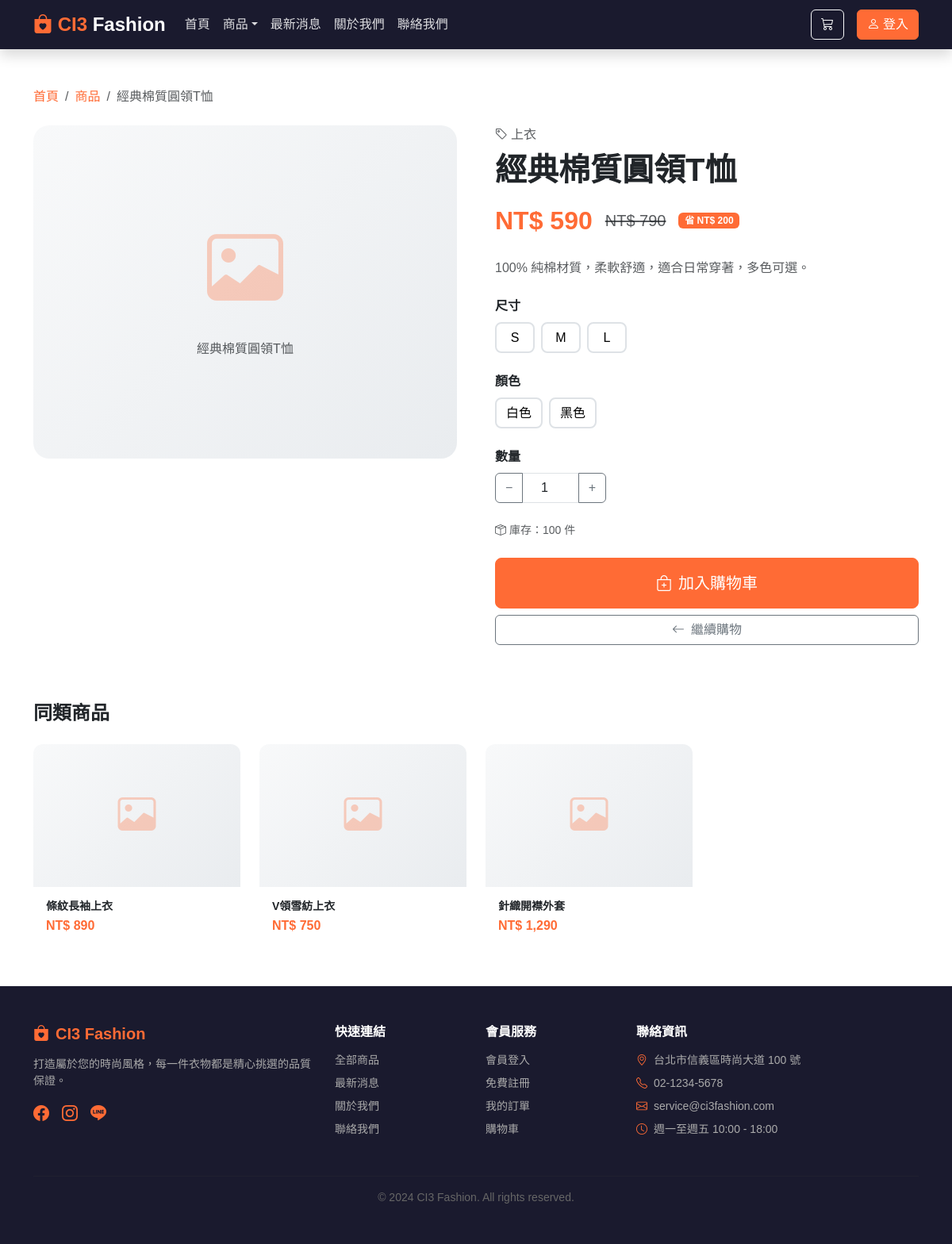
/products/1, run on the app's committed database.
### tables this page shows
CREATE TABLE `products` (
  `id`             int            NOT NULL AUTO_INCREMENT,
  `name`           varchar(255) NOT NULL COMMENT '商品名稱',
  `category_id`    int            NOT NULL COMMENT '所屬分類 ID（FK → categories.id）',
  `description`    text COMMENT '商品描述',
  `price`          decimal(10,2)  NOT NULL DEFAULT '0.00' COMMENT '現售價',
  `original_price` decimal(10,2)  DEFAULT NULL COMMENT '劃線原價（null 表示無折扣顯示）',
  `is_active`      tinyint(1)     DEFAULT '1' COMMENT '上架狀態：1=上架，0=下架',
  `is_featured`    tinyint(1)     DEFAULT '0' COMMENT '精選旗標：1=首頁精選顯示',
  `stock`          int            DEFAULT '0' COMMENT '總庫存數量',
  `created_at`     timestamp      NULL DEFAULT CURRENT_TIMESTAMP,
  PRIMARY KEY (`id`),
  KEY `category_id` (`category_id`),
  CONSTRAINT `products_ibfk_1` FOREIGN KEY (`category_id`) REFERENCES `categories` (`id`)
);

CREATE TABLE `categories` (
  `id`         int          NOT NULL AUTO_INCREMENT,
  `name`       varchar(100) NOT NULL COMMENT '分類顯示名稱',
  `slug`       varchar(100) NOT NULL COMMENT 'URL 識別名稱（英文小寫）',
  `sort_order` int          DEFAULT '0' COMMENT '排列順序，數字越小越前',
  PRIMARY KEY (`id`),
  UNIQUE KEY `slug` (`slug`)
);

### application/core/MY_Controller.php (called while the page is built, shortened)
<?php
class Front_Controller extends MY_Controller {
    public function __construct() {
        $this->load->model('Product_model');
        $this->load->model('Category_model');
    }
    protected function render($view, $data = []) {
        $cart = $this->session->userdata('cart') ?: [];
        $data['cart_count'] = array_sum(array_column($cart, 'quantity'));
        $data['member']     = $this->session->userdata('member');
        $data['categories'] = $this->Category_model->get_all();
        $this->load->view('layouts/header', $data);
        $this->load->view($view, $data);
        $this->load->view('layouts/footer', $data);
    }
}

### application/controllers/Front/Products.php (called while the page is built, shortened)
<?php
class Products extends Front_Controller {
    public function detail($id) {
        $product = $this->Product_model->get_by_id($id);
        $data['product']  = $product;
        $data['variants'] = $this->Product_model->get_variants($id);
        $data['related']  = $this->Product_model->get_active($product->category_id, 4);
        $this->render('frontend/products/detail', $data);
    }
}

### index.php (called while the page is built, shortened)
<?php
require_once BASEPATH.'core/CodeIgniter.php';

### application/models/Product_model.php (called while the page is built, shortened)
<?php
class Product_model extends CI_Model {
    public function get_active($category_id = null, $limit = null, $offset = 0) {
        $this->db->select('p.*, c.name as category_name')
                 ->from('products p')
                 ->join('categories c', 'c.id = p.category_id')
                 ->where('p.is_active', 1)
                 ->order_by('p.created_at', 'DESC');
        if ($category_id) $this->db->where('p.category_id', $category_id);
        if ($limit)       $this->db->limit($limit, $offset);
        return $this->db->get()->result();
    }
    public function get_by_id($id) {
        return $this->db->select('p.*, c.name as category_name')
                        ->from('products p')
                        ->join('categories c', 'c.id = p.category_id')
                        ->where('p.id', $id)
                        ->get()->row();
    }
}

### application/views/frontend/products/detail.php (the view, shortened to what this page needs)
<div class="container py-5">
    <nav aria-label="breadcrumb" class="mb-4">
        <ol class="breadcrumb">
            <li class="breadcrumb-item"><a href="<?= base_url() ?>" class="text-decoration-none" style="color:var(--orange)">首頁</a></li>
            <li class="breadcrumb-item"><a href="<?= base_url('products') ?>" class="text-decoration-none" style="color:var(--orange)">商品</a></li>
            <li class="breadcrumb-item active"><?= htmlspecialchars($product->name) ?></li>
        </ol>
    </nav>
    <div class="row g-5">
        <div class="col-md-6">
            <div class="product-img-box">
                <div class="text-center">
                    <i class="bi bi-image" style="font-size:6rem; color:var(--orange); opacity:.3"></i>
                    <p class="text-muted mt-3"><?= htmlspecialchars($product->name) ?></p>
                </div>
            </div>
        </div>
        <div class="col-md-6">
            <p class="text-muted mb-2"><i class="bi bi-tag me-1"></i><?= htmlspecialchars($product->category_name) ?></p>
            <h1 class="fw-bold mb-3"><?= htmlspecialchars($product->name) ?></h1>
            <div class="d-flex align-items-center gap-3 mb-4">
                <span class="fs-2 fw-bold" style="color:var(--orange)">NT$ <?= number_format($product->price) ?></span>
                <?php if ($product->original_price && $product->price < $product->original_price): ?>
                <span class="fs-5 text-muted text-decoration-line-through">NT$ <?= number_format($product->original_price) ?></span>
                <span class="badge" style="background:var(--orange)">
                    省 NT$ <?= number_format($product->original_price - $product->price) ?>
                </span>
                <?php endif; ?>
            </div>
            <p class="text-muted mb-4"><?= htmlspecialchars($product->description) ?></p>
            <?php
            $sizes = array_unique(array_column((array)$variants, 'size'));
            $colors = array_unique(array_column((array)$variants, 'color'));
            $sizes = array_filter($sizes);
            $colors = array_filter($colors);
            ?>
            <?php if (!empty($sizes)): ?>
            <div class="mb-4">
                <p class="fw-semibold mb-2">尺寸</p>
                <div class="d-flex flex-wrap gap-2" id="sizeGroup">
                    <?php foreach ($sizes as $s): ?>
                    <button class="size-btn" onclick="selectVariant(this, 'size')" data-value="<?= htmlspecialchars($s) ?>"><?= htmlspecialchars($s) ?></button>
                    <?php endforeach; ?>
                </div>
            </div>
            <?php endif; ?>
            <?php if (!empty($colors)): ?>
            <div class="mb-4">
                <p class="fw-semibold mb-2">顏色</p>
                <div class="d-flex flex-wrap gap-2" id="colorGroup">
                    <?php foreach ($colors as $c): ?>
                    <button class="color-btn" onclick="selectVariant(this, 'color')" data-value="<?= htmlspecialchars($c) ?>"><?= htmlspecialchars($c) ?></button>
                    <?php endforeach; ?>
                </div>
            </div>
            <?php endif; ?>
            <div class="mb-4">
                <p class="fw-semibold mb-2">數量</p>
                <div class="input-group" style="width:140px">
                    <button class="btn btn-outline-secondary" type="button" onclick="changeQty(-1)">−</button>
                    <input type="number" class="form-control text-center" id="qty" value="1" min="1" max="99">
                    <button class="btn btn-outline-secondary" type="button" onclick="changeQty(1)">+</button>
                </div>
            </div>
            <p class="text-muted small mb-4"><i class="bi bi-box-seam me-1"></i>庫存：<?= $product->stock ?> 件</p>
            <button class="btn btn-orange btn-lg w-100 py-3" onclick="addToCart()">
                <i class="bi bi-bag-plus me-2"></i>加入購物車
            </button>
            <a href="<?= base_url('products') ?>" class="btn btn-outline-secondary w-100 mt-2">
                <i class="bi bi-arrow-left me-2"></i>繼續購物
            </a>
        </div>
    </div>
    <?php if (!empty($related)): ?>
    <div class="mt-5 pt-4">
        <h4 class="fw-bold mb-4">同類商品</h4>
        <div class="row g-4">
            <?php foreach ($related as $r): if ($r->id == $product->id) continue; ?>
            <div class="col-6 col-md-3">
                <div class="related-card card">
                    <a href="<?= base_url('products/' . $r->id) ?>" class="text-decoration-none">
                        <div class="related-img"><i class="bi bi-image" style="font-size:3rem; color:var(--orange); opacity:.3"></i></div>
                    </a>
                    <div class="card-body p-3">
                        <h6 class="fw-semibold mb-1 small"><a href="<?= base_url('products/' . $r->id) ?>" class="text-decoration-none text-dark"><?= htmlspecialchars($r->name) ?></a></h6>
                        <span style="color:var(--orange)" class="fw-bold">NT$ <?= number_format($r->price) ?></span>
                    </div>
                </div>
            </div>
            <?php endforeach; ?>
        </div>
    </div>
    <?php endif; ?>
</div>

### application/views/layouts/header.php (style rules this page uses)
:root { --orange: #FF6B35; --orange-light: #FF8C42; --orange-pale: #FFF3E0; --dark: #1A1A2E; --dark-2: #16213E; }
body { font-family: 'Noto Sans TC', '微軟正黑體', sans-serif; }
.btn-orange { background-color: var(--orange); border-color: var(--orange); color: #fff; }

### application/views/frontend/products/detail.php (style rules this page uses)
.product-img-box { height: 420px; border-radius: 20px; background: linear-gradient(135deg, #f8f9fa, #e9ecef); display:flex; align-items:center; justify-content:center; }
.size-btn, .color-btn { min-width: 50px; border: 2px solid #dee2e6; background: #fff; border-radius: 8px; padding: .35rem .75rem; cursor: pointer; transition: all .2s; }
.related-card { border: none; border-radius: 12px; overflow: hidden; transition: transform .2s; }
.related-img { height: 180px; display:flex; align-items:center; justify-content:center; background: linear-gradient(135deg, #f8f9fa, #e9ecef); }

### data on the page
products: name "經典棉質圓領T恤", category.name "上衣", price "590", original_price "790", $product->original_price - $product->price "200", description "100% 純棉材質，柔軟舒適，適合日常穿著，多色可選。", stock "100"
products: name "條紋長袖上衣", price "890"
products: name "V領雪紡上衣", price "750"
products: name "針織開襟外套", price "1,290"

### other printed values
$s "S"
$s "M"
$s "L"
$c "白色"
$c "黑色"
